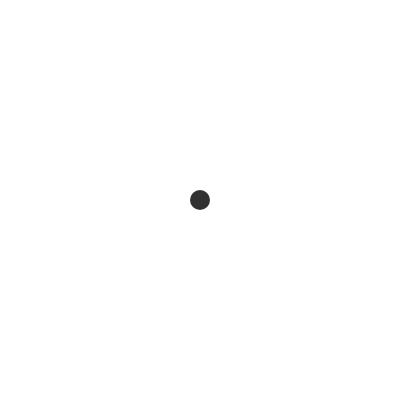
Frame 1 (no input)
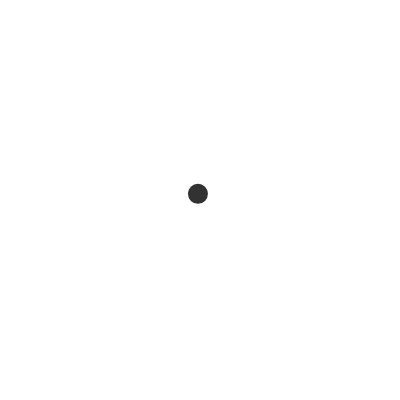
Frame 60 (no input)
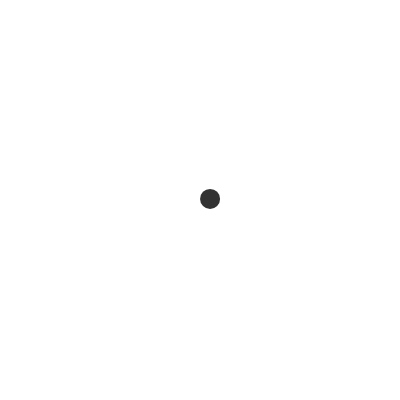
Frame 120 (the mouse pressed at the canvas centre since frame 60)

The p5.js sketch that drew these frames (run headless with seeded random() and noise() and a simulated clock; from frame 60 on, the mouse is pressed at the canvas centre):

// p5.js sketch
// ── sketch.js
let x = 200, y = 200, maxStep = 3;

function setup() {

  createCanvas(400, 400);
  noStroke();
}

function draw() {

  background(255);

  fill(50);
  circle(x, y, 20);
  
  x += random(-maxStep, maxStep);
  y += random(-maxStep, maxStep);
}
